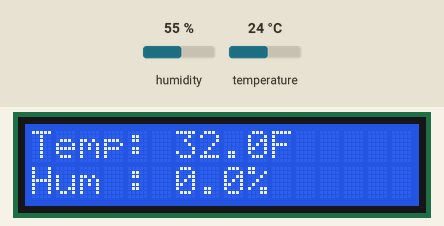
Recording of a sketch running on a simulated Arduino Uno, built with avr-gcc and run on an emulated ATmega328P. Parts: 16×2 character LCD. The inputs (shaded band) are chosen by the test bench; at power-on: humidity 55 %, temperature 24 °C.

Above: at 1.2 s.
1.3 s: humidity set to 22 %
At 4.2 s:
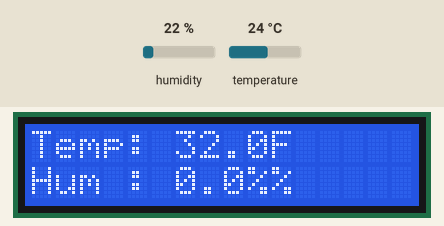
4.5 s: temperature set to 12 °C
7.5 s: humidity set to 40 %
At 9.08 s:
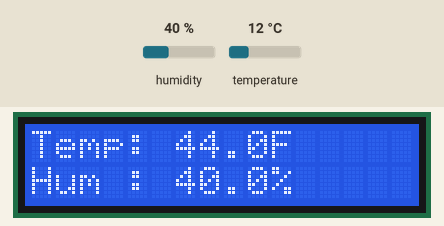
10.5 s: temperature set to 19 °C
Timing chart, 0 to 13.5 s (numbered marks = the images above; inputs shaded):
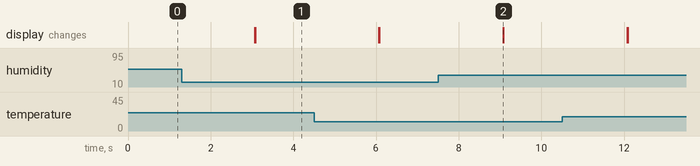

Measured:
- after the input at 7.5 s, the display: changes after 1.6 s (image 2)

The sketch:

LCD.ino
```cpp
#include <LiquidCrystal.h>
#include <dht_nonblocking.h>
#define DHT_SENSOR_TYPE DHT_TYPE_11
static const int DHT_SENSOR_PIN = 2;
DHT_nonblocking dht_sensor( DHT_SENSOR_PIN, DHT_SENSOR_TYPE );

// initialize the library with the numbers of the interface pins
LiquidCrystal lcd(7, 8, 9, 10, 11, 12);
void setup() {
  // set up the LCD's number of columns and rows:
  lcd.begin(16, 2);
  // Print a message to the LCD.
  lcd.print("Hello!");

  Serial.begin( 9600);
  }


/*
*Poll for a measurement, keeping the state machine alive.
*Returns true if a measurement is available.
*/
static bool measure_environment( float *temperature, float *humidity ){

  static unsigned long measurement_timestamp = millis( );
  /* Measure once every four seconds. */
  if( millis( ) - measurement_timestamp > 3000ul ){

    if( dht_sensor.measure( temperature, humidity ) == true ){
      measurement_timestamp = millis( ); return( true );
    }
  }

  return( false );
}


void loop() {
  float temperature;
  float humidity;

  measure_environment( &temperature, &humidity);


 lcd.setCursor(0,0);
 lcd.print("Temp: ");
 lcd.print( temperature * (9/5) + 32 , 1 );
 lcd.print("F");
  // set the cursor to column 0, line 1
  // (note: line 1 is the second row, since counting begins with 0):
  lcd.setCursor(0, 1);
  // print the number of seconds since reset:
  lcd.print("Hum : ");
  lcd.print( humidity, 1.0 );
  lcd.print( "%" );
}
```
